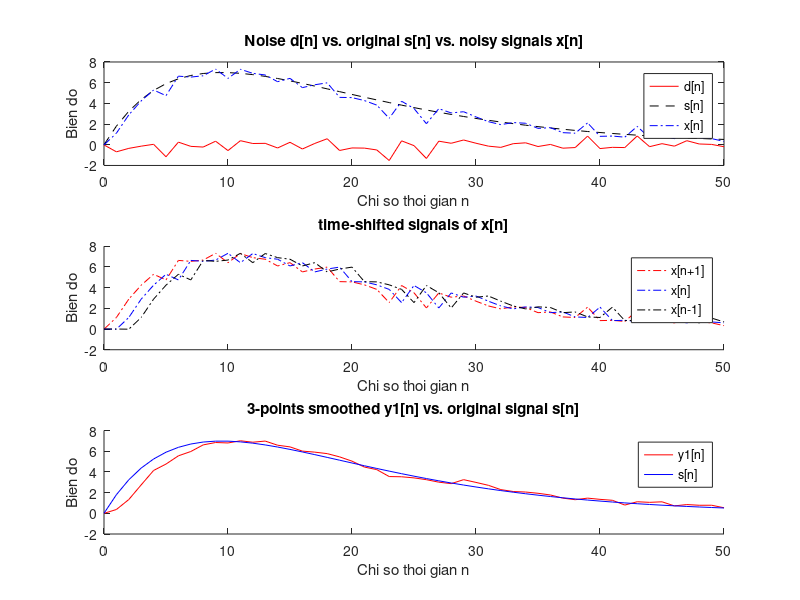
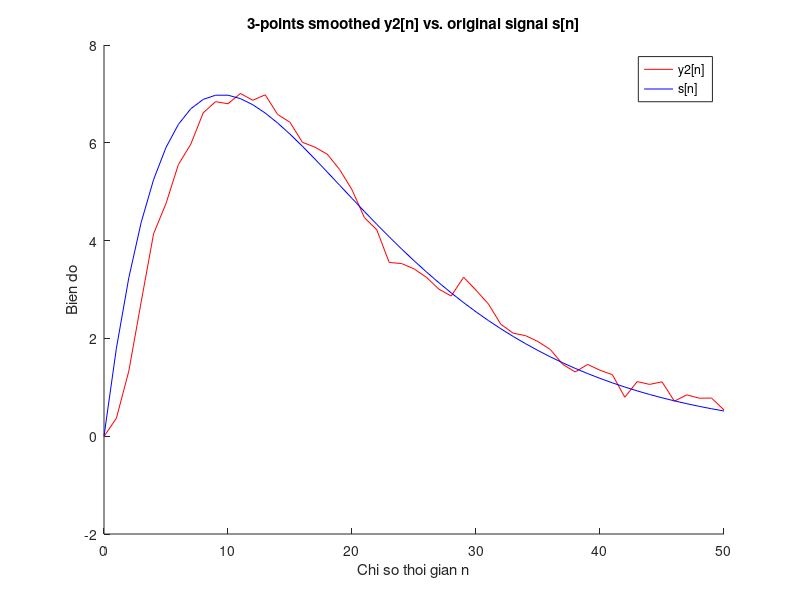
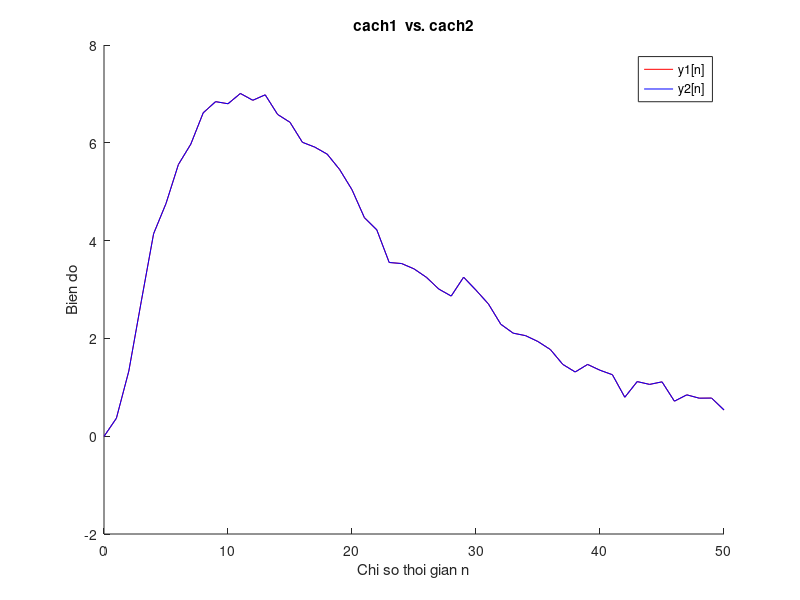
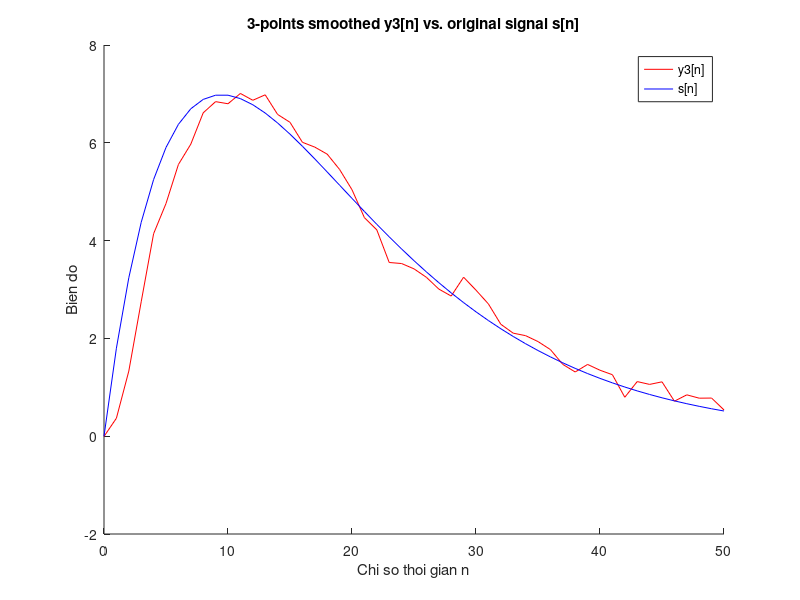

The MATLAB script that drew these images, in order:
% chuong trinh lam tron 1 tin hieu de khu nhieu (denoise)
% dung bo loc trung binh truot 3 diem (3-points moving-averaging filter)
% co PTSP: y[n] = 1/3*(x[n]+x[n-1]+x[n-2]) (he nhan qua) 
%-> h[n]=1/3*(delta[n]+delta[n-1]+delta[n-2]) = [1/3, 1/3, 1/3] (n=0,-1,-2)
%
% problem statement: co tin hieu bi lan voi nhieu x[n], di khoi phuc lai
% tin hieu goc s[n] (an trong x[n])
% ky vong KQ: y[n] cang giong s[n] cang tot

% sinh tin hieu bi lan voi nhieu cong (additive noise)
clear all;
clf;                            % clear figures
A = 0.5;                    % cong suat nhieu ti le voi sqr(A)  
L = 51;                         % do dai tin hieu
n = 0:L-1;                      % bien thoi gian roi rac
d = A*randn(1,L);             % sinh tin hieu Gaussian white noise d[n] (A=std cua tin hieu nhieu)
s = 2*n.*(0.9.^n);              % sinh tin hieu goc s[n] = 2n(0.9)^n
x = s + d;                      % tin hieu co nhieu x[n]=s[n]+d[n]

figure(1)                    
hold on
subplot(3,1,1)                 
plot(n,d,'r-',n,s,'k--',n,x,'b-.'); % ve do thi d[n],s[n],x[n]
xlabel('Chi so thoi gian n');
ylabel('Bien do');
legend('d[n]','s[n]','x[n]');
title('Noise d[n] vs. original s[n] vs. noisy signals x[n]');

% cach 1: cai dat he thong bang cach dich thoi gian va tinh
% TBC cua 3 tin hieu
x1 = [x];       % x1[n] = x[n+1]
x2 = [0];        % x2[n] = x[n]
x2 = [x2 x(1:L-1)]
x3 = [0 0];      % x3[n] = x[n-1]
x3 = [x3 x(1:L-2)];

subplot(3,1,2)
hold on
% ve do thi x[n-1],x[n],x[n+1]
plot(n,x1,'r-.',n,x2,'b-.',n,x3,'k-.');
xlabel('Chi so thoi gian n');
ylabel('Bien do');
legend('x[n+1]','x[n]','x[n-1]');
title('time-shifted signals of x[n]');

y1 = 1/3*(x1+x2+x3);     % lenh cai dat he thong
subplot(3,1,3)
% ve do thi y1[n] vs. s[n]
hold on
plot(n,y1(1:L),'r-',n,s(1:L),'b-');
xlabel('Chi so thoi gian n');
ylabel('Bien do');
legend('y1[n]','s[n]');
title('3-points smoothed y1[n] vs. original signal s[n]');

% cach 2: cai dat he thong bang cach dung ham tinh tong chap conv()
% he lay TB truot KHONG nhan qua = ghep noi tiep he som 1 don vi co h1[n]=delta(n+1) 
% voi he lay TB truot nhan qua co PTSP yNQ[n] = 1/3*(x[n]+x[n+1]+x[n+2])
hNQ = 1/3 * ones(1,3);    % hNQ[n] = [1/3, 1/3, 1/3] (Matlab hieu la n=0,1,2)
y2 = conv(x, hNQ);         % y2[n] = x[n] * h[n] = x[n] * (h1[n] * hNQ[n]) = (x[n]*h1[n]) * hNQ[n] = x[n+1] * hNQ[n] 
% ve do thi y2[n] vs. s[n]
figure(2)
hold on
plot(n,y2(1:L),'r-',n,s(1:L),'b-');
xlabel('Chi so thoi gian n');
ylabel('Bien do');
legend('y2[n]','s[n]');
title('3-points smoothed y2[n] vs. original signal s[n]');

% ve do thi xep chong y1[n] va y2[n] de test ket qua
figure(3)
hold on
plot(n,y1,'r-',n,y2(1:L),'b-');
xlabel('Chi so thoi gian n');
ylabel('Bien do');
legend('y1[n]','y2[n]');
title('cach1  vs. cach2');

% cach 3: dung vong lap (hieu n la mot chi so mau nao do)
y3 = ones(1,L);
for i = 1:L
    if i == 1
        y_new = x(i);
        y3(i) = 1/3*y_new;
        continue;
    end
    if i == 2
        y_new = x(i)+x(i-1);
        y3(i) = 1/3*y_new;
        continue;
    end
    y_new = x(i)+x(i-1)+x(i-2);
    y3(i) = 1/3*y_new;
end
disp(x);
figure(4);
hold on
subplot(1,1,1)
% ve do thi y1[n] vs. s[n]
plot(n,y3(1:L),'r-',n,s(1:L),'b-');
xlabel('Chi so thoi gian n');
ylabel('Bien do');
legend('y3[n]','s[n]');
title('3-points smoothed y3[n] vs. original signal s[n]');
%cach 4 dung ham filter
doLonKhung = 3;
b = (1/doLonKhung)*ones(1,doLonKhung); % he so phan tu
y4=filter(b,1,x); % he so tu so, he so mau so, vector tin hieu vao 1 chieu
figure(5);
hold on
subplot(1,1,1)
% ve do thi y4[n] vs. s[n]
plot(n,y4(1:L),'r-',n,s(1:L),'b-');
xlabel('Chi so thoi gian n');
ylabel('Bien do');
legend('y4[n]','s[n]');
title('3-points smoothed y4[n] vs. original signal s[n]');
% ve do thi xep chong y1[n] , y2[n] , y3[n] , y4[n] de test ket qua
figure(6)
hold on
plot(n,y1,'r-',n,y2(1:L),'b-',n,y3(1:L),'c-',n,y4(1:L),'d-');
xlabel('Chi so thoi gian n');
ylabel('Bien do');
legend('y1[n]','y2[n]','y3[n]','y4[n]');
title('cach1  vs cach2 vs cach 3 vs cach4');




